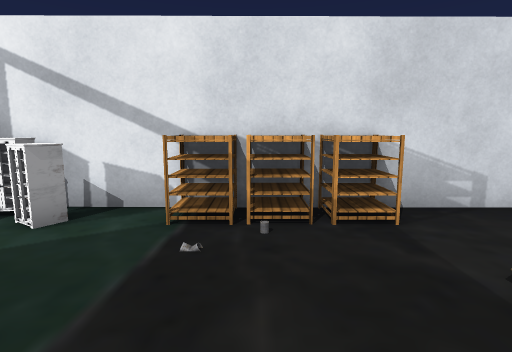
[1] (above)

22 first-person views from a walk through a 3-D level made in the Unity game engine. The camera is 1.4 m above the floor, tilts 8° down and sees 80° across. Doors are open. The floor is counted in squares, 1 m on a side. Each view is taken from the middle of a square. On the plan, view 1 faces up. The plan holds only what a view shows up to about 14 squares ahead; the rest is blank. The place goes on beyond the plan. The player is left out. Some animated figures are left out. Some surface patterns are stand-ins.

[2]
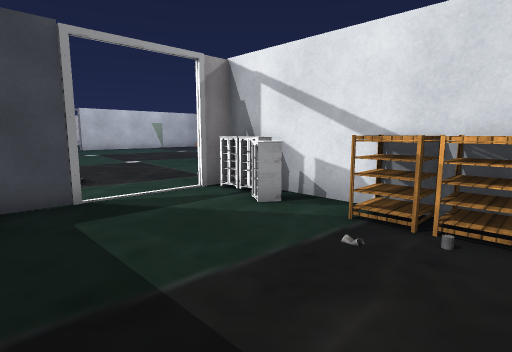

[3]
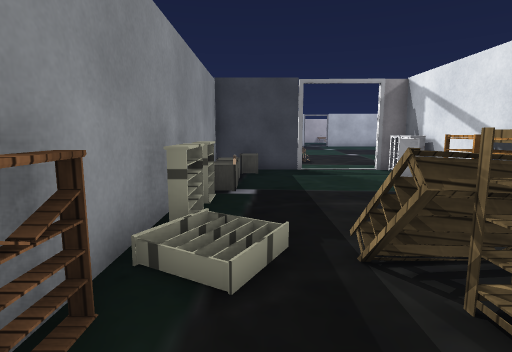

[4]
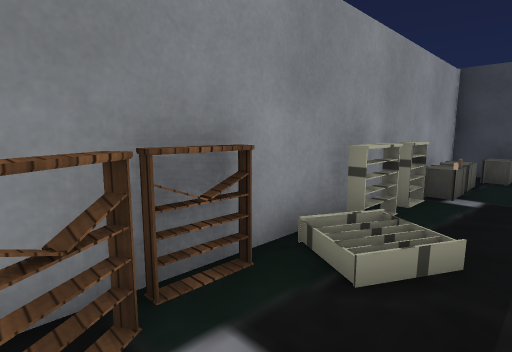

[5]
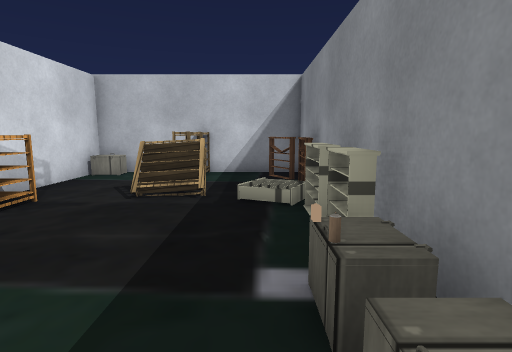

[6]
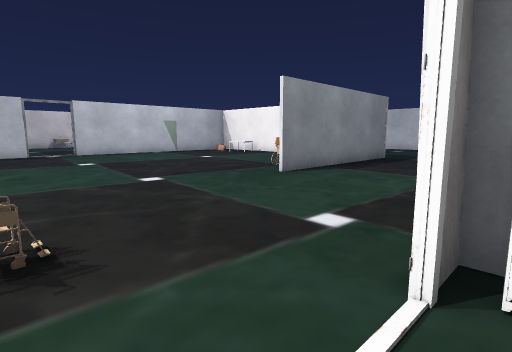

[7]
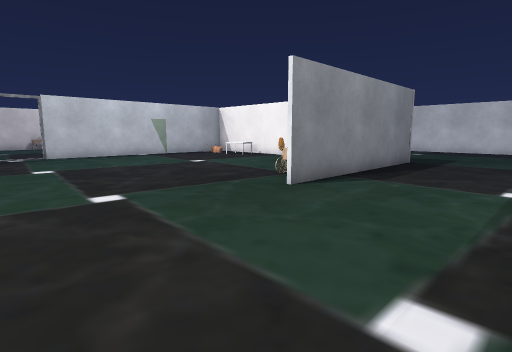

[8]
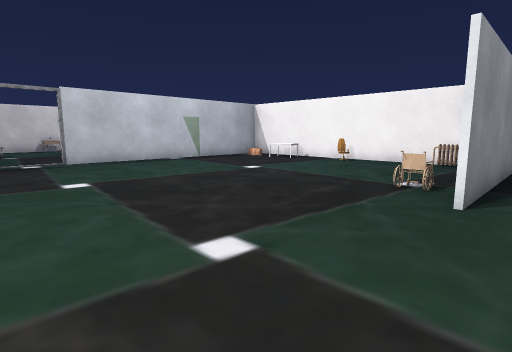

[9]
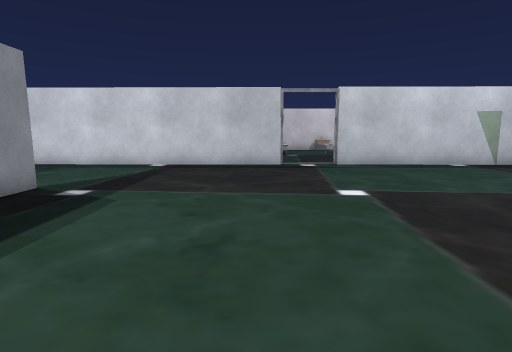

[10]
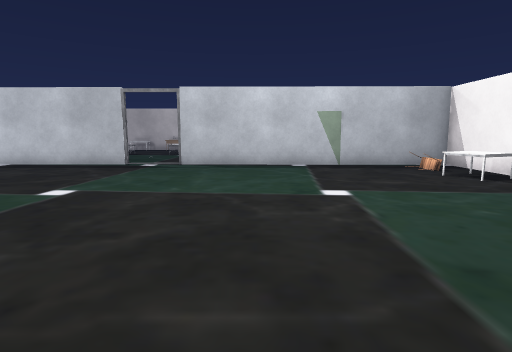

[11]
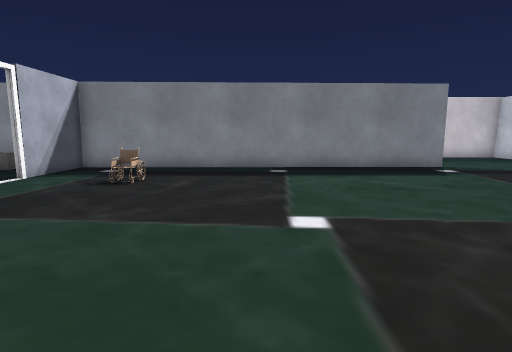

[12]
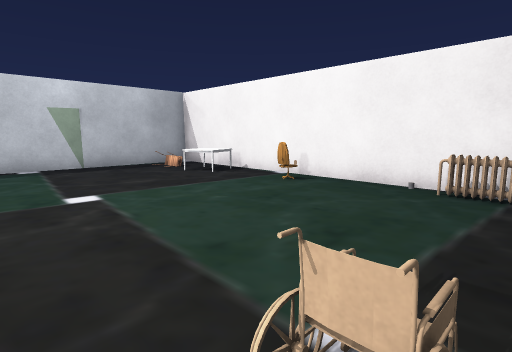

[13]
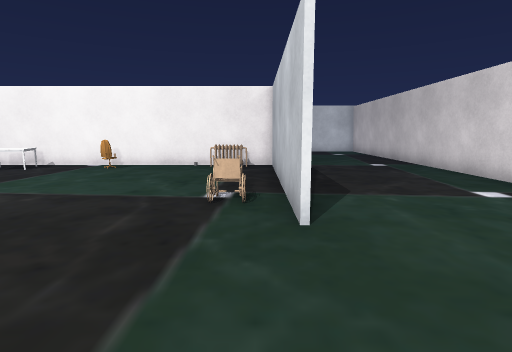

[14]
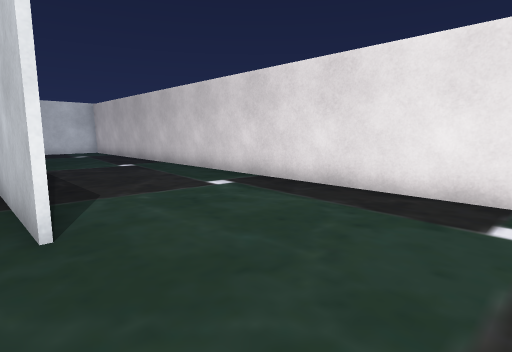

[15]
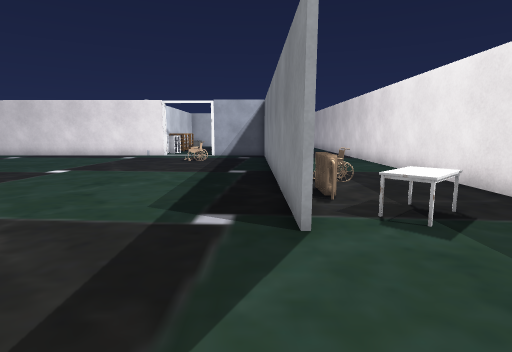

[16]
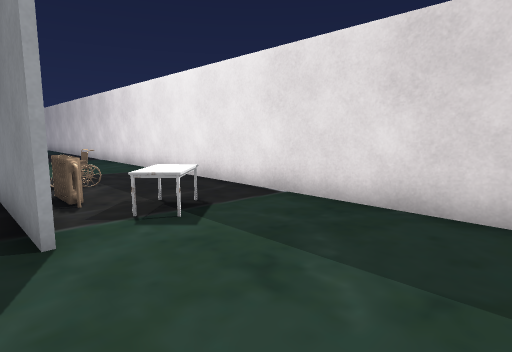

[17]
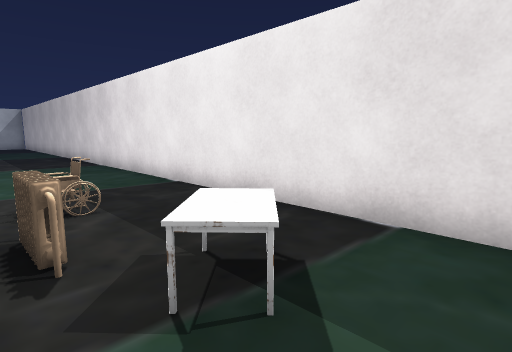

[18]
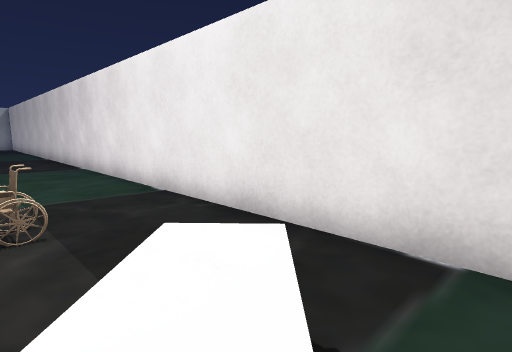

[19]
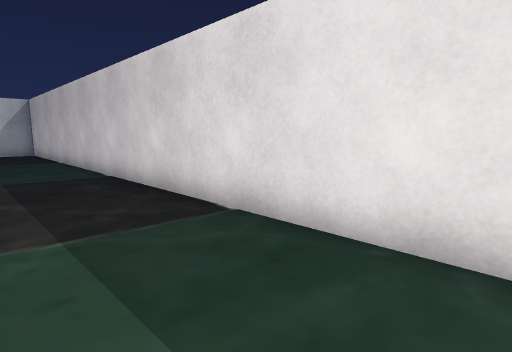

[20]
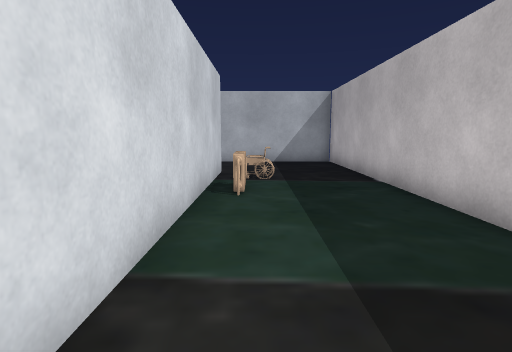

[21]
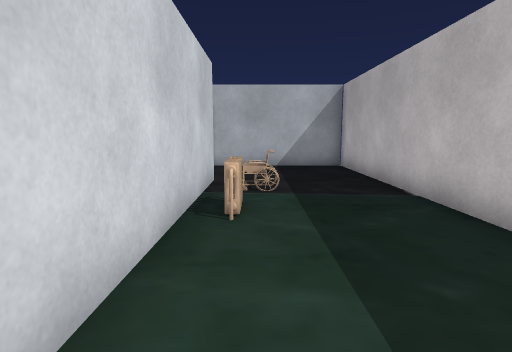

[22]
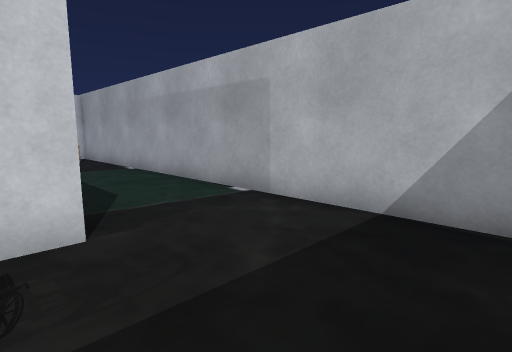

### Floor plan
Points are (right, up) in squares from view 1. A wall is a line through its corners. A room is listed if a view was taken in it or the views show most of it. See-through windows are left out.
Room 1 (views 1, 2, 3, 4, 5, 6)
walls: (0.5, -0.9) (1.9, -0.9); (-0.6, -0.9) (0, -0.9); (-5.7, 1.8) (-5.7, -1.5) (7, -1.6) (7, 5.6) (-5.7, 5.7) (-5.7, 4.6)
low walls: (1.7, -0.6) (2.6, -1.1); (2.1, -0.5) (2.5, -0.7)
ways out: open door at (-6, 3) to room 2
objects: other object (-5, 0); other object (-5, 5); other object (-4, 5); other object (-3, -1); other object (-3, 4) to (-3, 5); other object (-2, -1); other object (-1, -1); other object (-1, 5) to (0, 5); other object (1, 5); other object (2, 5); other object (3, 3); other object (4, -1) to (5, -1); other object (5, 2); other object (6, -1); other object (6, 2); other object (6, 5)
Room 2 (views 7, 8, 9, 10, 11, 12, 13, 14, 15, 16, 17, 18, 19, 20, 21, 22)
walls: (-12.3, 10.5) (-12.3, 18.9); (-5.8, 6.6) (-5.7, 20.2); (-20.9, -1.5) (-5.9, -1.5) (-5.9, 1.8); (-12.1, 19) (-12.2, 10.5); (-12.2, 19.4) (-13.6, 19.4); (-15.5, 19.4) (-21.5, 19.5); (-26.7, 5.3) (-26.8, -6.1); (-26.6, 12.5) (-26.7, 7.5); (-23.1, 19.5) (-26.7, 19.5); (-24.6, -6.7) (11.2, -6.7) (11.2, 8.9); (-26.6, 16.5) (-26.6, 14.4); (7.3, -1.7) (-2.6, -1.7)
ways out: open door at (-6, 3) to room 1; open door at (-27, 6.5)
objects: other object (-24, 17); other object (-23, 17) to (-22, 19); other object (-20, -5) to (-19, -3); other object (-19, 18); other object (-18, -3) to (-17, -3); other object (-16, -4) to (-16, -3); other object (-15, 19) to (-14, 19); other object (-13, 12); other object (-9, 2); other object (3, -3) to (4, -3); other object (5, -3) to (6, -3)

Where each view was taken, in squares from view 1:
view 1: 0 up, 0 right, facing up
view 2: 0 up, 1 right, facing up-left
view 3: 0 up, 6 right, facing left
view 4: 1 up, 6 right, facing down-left
view 5: 0 up, 4 left, facing right
view 6: 2 up, 5 left, facing up-left
view 7: 4 up, 7 left, facing up-left
view 8: 4 up, 11 left, facing up-left
view 9: 4 up, 13 left, facing left
view 10: 11 up, 13 left, facing left
view 11: 11 up, 13 left, facing down
view 12: 11 up, 13 left, facing up-left
view 13: 6 up, 13 left, facing up
view 14: 6 up, 13 left, facing up-right
view 15: 1 down, 25 left, facing right
view 16: 1 down, 25 left, facing down-right
view 17: 2 down, 22 left, facing down-right
view 18: 3 down, 21 left, facing down-right
view 19: 3 down, 12 left, facing down-right
view 20: 3 down, 4 left, facing right
view 21: 3 down, 2 left, facing right
view 22: 6 down, 6 right, facing up-right
